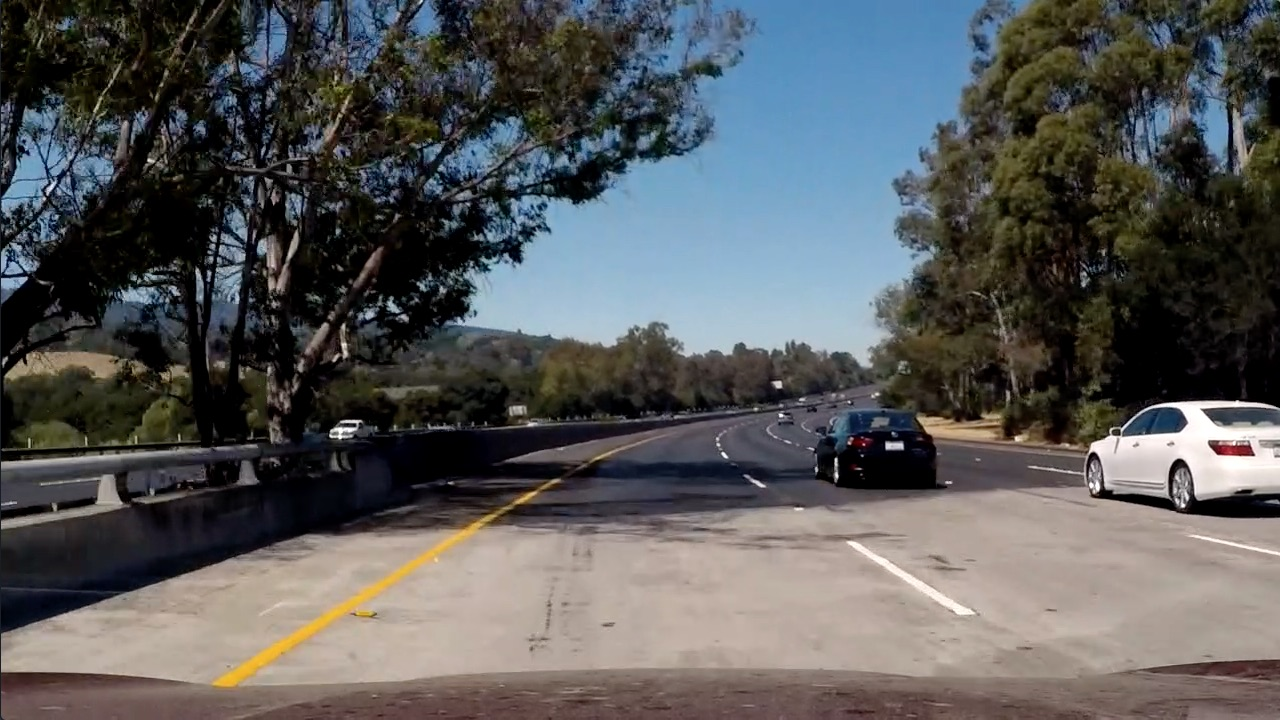
#> input picture test_images/test5.jpg, 1280 x 720 px
$ jupyter execute --allow-errors Advanced_Lane_Lines.ipynb   (shell and % lines are left out)   (older library calls are emulated)
#> lines starting #> are read from the running program, lines starting #| are printed output that depends on the picture; after the words box and inside, x2 and y2 are one past the last pixel; in counts of white or black regions, pixels touching at a corner belong together
# In this project, my goal is to write a software pipeline to identify the lane boundaries in a video from a front-facing camera on a car

[cell 1]
import numpy as np
import cv2
import matplotlib.pyplot as plt
import matplotlib.image as mpimg
import glob
import pickle
from moviepy.editor import VideoFileClip
from IPython.display import HTML

nx = 9 #the number of inside Chessboard corners in x
ny = 6 #the number of inside Chessboard corners in y
cal_path = './camera_cal/calibration*.jpg'

img_width = 1280
img_height = 720

#Hardcode source 4 points to warp
src_left_bottom = [200, 720]
src_left_top = [595, 450]
src_right_top = [685, 450]
src_right_bottom = [1100, 720]

#Hardcode destination 4 points on warped image
dst_left_bottom = [300, 720]
dst_left_top = [300, 0]
dst_right_top = [980, 0]
dst_right_bottom = [980, 720]

#Diff between left and right curveture in metres
diff_curv_margin = 200
#Diff between top and bottom curveture distance in metres
diff_top_bottom_margin = 0.5

output_video_path = './lane_plotted_output2.mp4'
path_to_clip = "./project_video.mp4"

## Setup part:

[cell 2]
#Camera calibration
#objpoints, imgpoints  = camera_calibration()
# points_dictionary = {"objpoints": objpoints, "imgpoints": imgpoints}
# pickle.dump(points_dictionary, open( "wide_dist_pickle.p", "wb" ))

#Setup chessboards params
dist_pickle = pickle.load( open( "wide_dist_pickle.p", "rb" ) )
#> (reads wide_dist_pickle.p from the repository)
#> (the call stopped at in start_detecting_lines, `clip1 = VideoFileClip(path_to_clip)`: moviepy is not available in this run)
#> further down, image is the input picture: shape (720, 1280, 3); mean R, G, B 88.5, 89.3, 89.8
objpoints = dist_pickle["objpoints"]
imgpoints = dist_pickle["imgpoints"]

#Setup camera params
ret, mtx, dist, rvecs, tvecs = cv2.calibrateCamera(objpoints, imgpoints, (img_height, img_width), None, None)

#Setup warp params
src = np.float32([src_left_bottom, src_left_top, src_right_top, src_right_bottom])
dst = np.float32([dst_left_bottom, dst_left_top, dst_right_top, dst_right_bottom])
M = cv2.getPerspectiveTransform(src, dst)
Minv = cv2.getPerspectiveTransform(dst, src)

#Setup plot params
# Define conversions in x and y from pixels space to meters
ploty = np.linspace(0, img_height-1, img_height )
ym_per_pix = 30/720 # meters per pixel in y dimension
xm_per_pix = 3.7/680 # meters per pixel in x dimension
y_eval = np.max(ploty)

## Definitions of all used functions:

[cell 3]
# [27 lines left out: function camera_calibration, not called in this run]

[cell 4]
def cal_undistort(img, objpoints, imgpoints):
    undistorted = cv2.undistort(img, mtx, dist, None, mtx)
#> in combined_threshold, `HLS = cv2.cvtColor(image, cv2.COLOR_RGB2HLS)`: HLS: shape (720, 1280, 3); mean of channels 0, 1, 2 55.5, 89.2, 70.1
    return undistorted

[cell 5]
def sobel_thresh(img, sobel_type='x', sobel_kernel=3, sobel_thresh=(0,255)):

    # Apply the following steps to img
    # 1) Convert to grayscale
    # 2) Take the derivative in x or y given orient = 'x' or 'y' or 'xy' or 'yx' or 'dir' for gradient direction
    # 3) Take the absolute value of the derivative or gradient
    # 4) Scale to 8-bit (0 - 255) then convert to type = np.uint8. For gradient direction take arctang.
    # 5) Create a mask of 1's where the scaled gradient magnitude
            # is > thresh_min and < thresh_max
    # 6) Return this mask as your binary_output image

#> called with sobel_type = 'x', sobel_kernel = 5, sobel_thresh = (100, 255)
    gray = cv2.cvtColor(img, cv2.COLOR_RGB2GRAY)
    sobelx = cv2.Sobel(gray, cv2.CV_64F,1,0, ksize= sobel_kernel)
    sobely = cv2.Sobel(gray, cv2.CV_64F,0,1, ksize= sobel_kernel)

    if (sobel_type == 'x'):
        absolute = np.absolute(sobelx)
    elif (sobel_type == 'y'):
        absolute = np.absolute(sobely)
    elif ((sobel_type == 'xy') | (sobel_type == 'yx')):
        absolute = np.sqrt(np.square(sobelx) + np.square(sobely))

    if (sobel_type == 'dir'):
        scaled = np.arctan2(np.absolute(sobely), np.absolute(sobelx))
    else:
        scaled = np.uint8(255*absolute/np.max(absolute))

    binary_output = np.zeros_like(scaled)
    binary_output[(scaled > sobel_thresh[0]) & (scaled < sobel_thresh[1])] = 1
    return binary_output

[cell 6]
def warp_img(undistorted, inverse=False):
    img_size = (img_width, img_height)

    if (inverse):
        warped = cv2.warpPerspective(undistorted, Minv, img_size)
    else:
        warped = cv2.warpPerspective(undistorted, M, img_size)

    return warped

[cell 7]
def combined_threshold(image, thresh=(100,255)):
    #image should be undistorted
    R_channel = image[:,:,0]
    R_binary = np.zeros_like(R_channel)
    R_binary[(R_channel > thresh[0]) & (R_channel <= thresh[1])] = 1

    HLS = cv2.cvtColor(image, cv2.COLOR_RGB2HLS)
    S_channel = HLS[:,:,2]
    S_binary = np.zeros_like(S_channel)
    S_binary[(S_channel > thresh[0]) & (S_channel <= thresh[1])] = 1

    gradx = sobel_thresh(image, sobel_type='x', sobel_kernel=5, sobel_thresh=(thresh[0], thresh[1]))
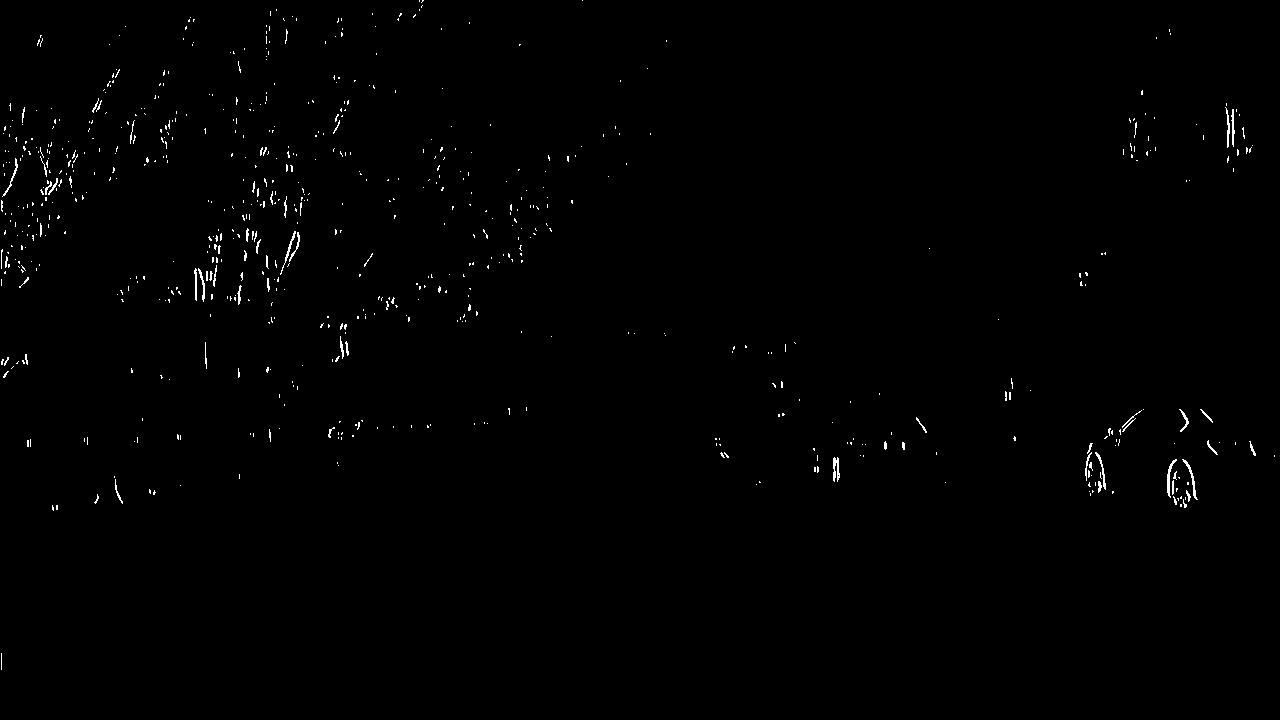
#> gradx: shape (720, 1280); values 0 (black) and 1 (white), 0.59% white in thin lines or dots
    grady = sobel_thresh(image, sobel_type='y', sobel_kernel=5, sobel_thresh=(thresh[0], thresh[1]))
#> grady: shape (720, 1280); values 0 (black) and 1 (white), 0.53% white in thin lines or dots
    mag_binary = sobel_thresh(image, sobel_type='xy', sobel_kernel=9, sobel_thresh=(thresh[0], thresh[1]))
#> mag_binary: shape (720, 1280); values 0 (black) and 1 (white), 1.2% white in thin lines or dots
    dir_binary = sobel_thresh(image, sobel_type='dir', sobel_kernel=15, sobel_thresh=(0.7, 1.3))
#> dir_binary: shape (720, 1280) float64; values 0 (black) and 1 (white), 35.8% white; 6801 white regions (5222 under 20 px), largest, box (x1, y1, x2, y2) and area: (802, 529, 1152, 675) 10149, (687, 7, 897, 238) 9729, (534, 232, 734, 422) 7390

    combined = np.zeros_like(dir_binary)
    combined[(((gradx == 1) | (grady == 1)) & (mag_binary == 1) | ((S_binary == 1) & (R_binary == 1))) & (dir_binary == 1)] = 1
    return combined

[cell 8]
# [84 lines left out: function sliding_window, not called in this run]

[cell 9]
# [21 lines left out: function already_detected, not called in this run]

[cell 10]
# [22 lines left out: function plot_lane_surface, not called in this run]

[cell 11]
# [21 lines left out: function measure_curvature_and_offset, not called in this run]

## Class of line. Decide if we calculate sliding window from scratch or use previous one, then plot the average of 5 last polynomial coefficients:

[cell 12]
class Line():
    def __init__(self):
        # was the line detected in the last iteration?
        self.detected = False
        #counter for the bad detection. If counter == 3 then we recalculate sliding window
        self.bad_detected_count = 0
        self.bad_detected_flag = False
        #polynomial coefficients for the most recent left fit
        self.current_left_fit = None
        #polynomial coefficients for the most recent right fit
        self.current_right_fit = None
        #history of polynomial coefficients for the left fit
        self.left_fit = []
        #history of polynomial coefficients for the right fit
        self.right_fit = []
        #counter for calculate curvature. We measure every tenth frame
        self.counter = 0
        #curvature measure string
        self.label_str_curv = None
        #offset measure string
        self.label_str_offset = None

    def start_detecting_lines(self, video):
        clip1 = VideoFileClip(path_to_clip)
        lane_plotted_clip = clip1.fl_image(self.process_image) #NOTE: this function expects color images!!
        lane_plotted_clip.write_videofile(output_video_path, audio=False)

    # [34 lines left out: function process_image, not called in this run]

# Start detecting lane lines:

[cell 13]
line = Line()
line.start_detecting_lines(path_to_clip)

## Some example images

#> (a cell that did not finish here is left out)

[cell 15]
image = mpimg.imread('./test_images/test5.jpg')
plt.imshow(cal_undistort(image, objpoints, imgpoints))
plt.savefig('writeup_img/test5_undistorted.png')

[cell 16]
image = mpimg.imread('./test_images/test5.jpg')
combined = combined_threshold(image)
#> combined: shape (720, 1280) float64; values 0 (black) and 1 (white), 2.6% white; 911 white regions (763 under 20 px), largest, box (x1, y1, x2, y2) and area: (720, 122, 887, 226) 4578, (254, 587, 385, 662) 1452, (842, 116, 902, 179) 804
plt.imshow(combined, cmap='gray')
#> (this line was passed over: IPython is not available in this run)
plt.savefig('writeup_img/test5_combined_threshold.png')
#> (this line was passed over: IPython is not available in this run)

[cell 17]
import matplotlib.patches as patches
image = mpimg.imread('./test_images/straight_lines1.jpg')
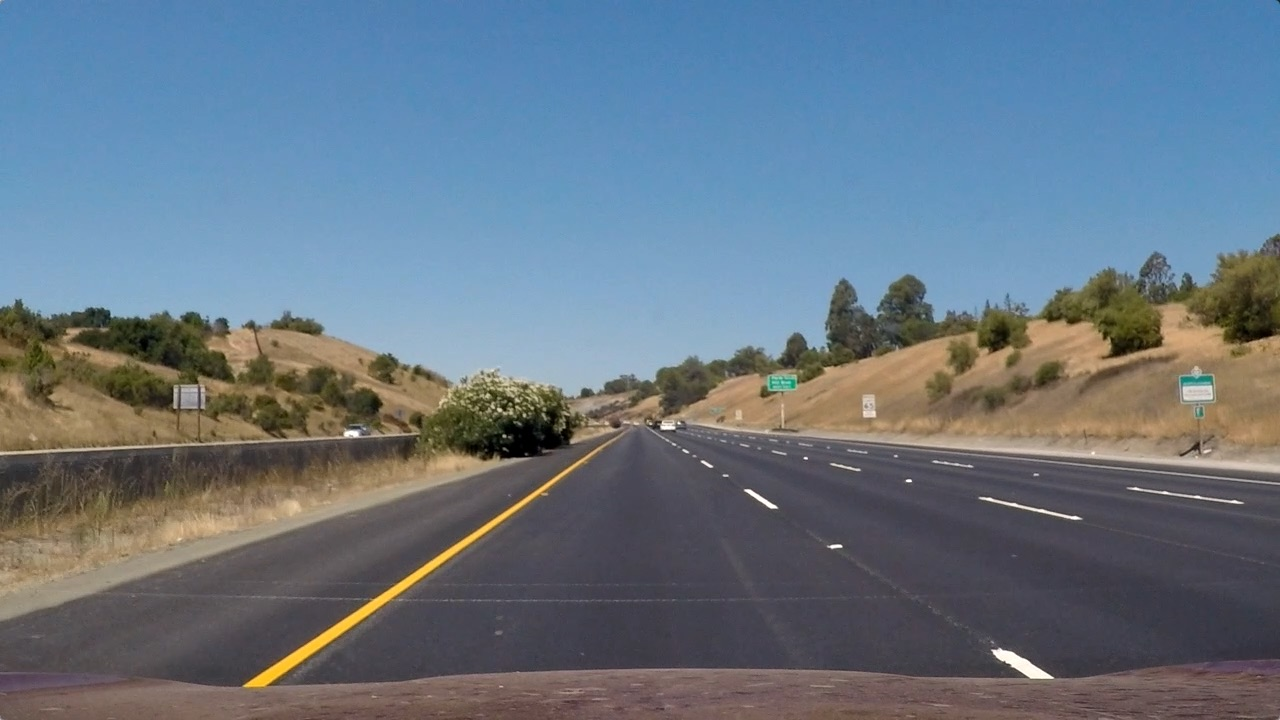
#> input picture test_images/straight_lines1.jpg, 1280 x 720 px
#> image is the input picture: shape (720, 1280, 3); mean R, G, B 103.2, 117.7, 131.2
undistorted = cal_undistort(image, objpoints, imgpoints)

x = [src_left_bottom[0], src_left_top[0], src_right_top[0], src_right_bottom[0]]
y = [src_left_bottom[1], src_left_top[1], src_right_top[1], src_right_bottom[1]]

x1 = [dst_left_bottom[0], dst_left_top[0], dst_right_top[0], dst_right_bottom[0]]
y1 = [dst_left_bottom[1], dst_left_top[1], dst_right_top[1], dst_right_bottom[1]]

warped = warp_img(undistorted)
#> (the rest of this cell did not finish here and is left out)

[cell 18]
img = mpimg.imread('./test_images/test5.jpg')
image = cal_undistort(img, objpoints, imgpoints)
combined = combined_threshold(image)
#> call 2 of combined_threshold, with thresh = (100, 255)
#> in combined_threshold (call 2), `HLS = cv2.cvtColor(image, cv2.COLOR_RGB2HLS)`: HLS: shape (720, 1280, 3); mean of channels 0, 1, 2 55.3, 90.3, 68
#> in combined_threshold (call 2), `gradx = sobel_thresh(image, sobel_type='x', sobel_kernel=5, sobel_thre..`: gradx: shape (720, 1280); values 0 (black) and 1 (white), 0.43% white in thin lines or dots, all inside (x1, y1, x2, y2) = (2, 0, 1278, 516)
#> in combined_threshold (call 2), `grady = sobel_thresh(image, sobel_type='y', sobel_kernel=5, sobel_thre..`: grady: shape (720, 1280); values 0 (black) and 1 (white), 0.52% white in thin lines or dots
#> in combined_threshold (call 2), `mag_binary = sobel_thresh(image, sobel_type='xy', sobel_kernel=9, sobe..`: mag_binary: shape (720, 1280); values 0 (black) and 1 (white), 1.1% white in thin lines or dots
#> in sobel_thresh (call 8), `scaled = np.arctan2(np.absolute(sobely), np.absolute(sobelx))`:
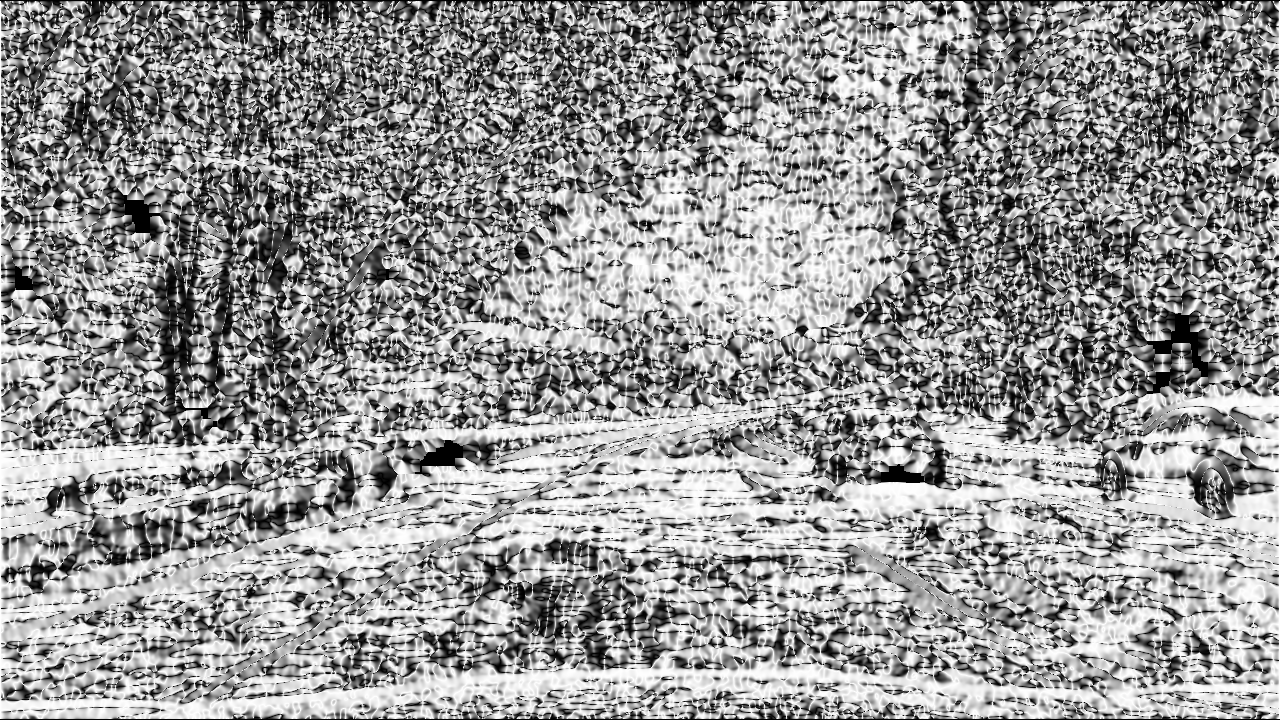
#> scaled: shape (720, 1280) float64; min 0, max 1.57, mean 0.932; drawn with min black and max white
#> in combined_threshold (call 2), `dir_binary = sobel_thresh(image, sobel_type='dir', sobel_kernel=15, so..`:
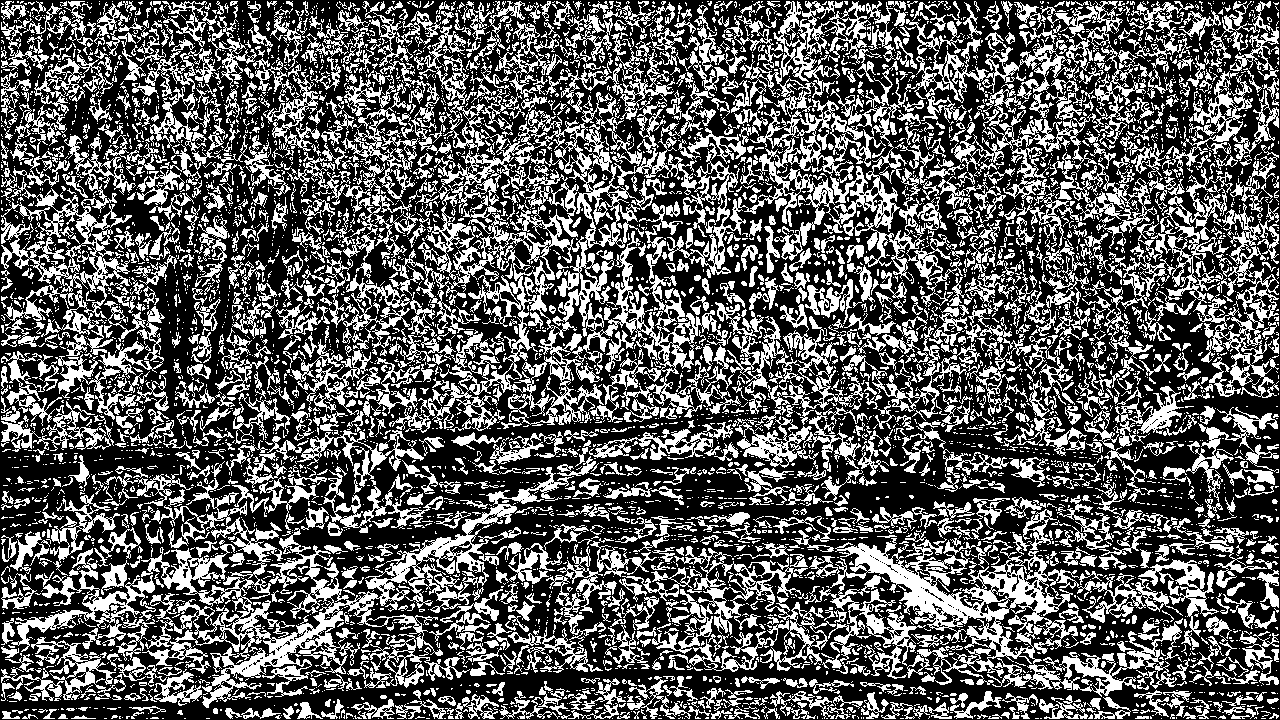
#> dir_binary: shape (720, 1280) float64; values 0 (black) and 1 (white), 36.4% white; 6360 white regions (4807 under 20 px), largest, box (x1, y1, x2, y2) and area: (389, 89, 734, 433) 28383, (805, 538, 1183, 697) 17997, (141, 467, 574, 708) 17581
binary_warped = warp_img(combined)

histogram = np.sum(binary_warped[binary_warped.shape[0]//2:,:], axis=0)
#> histogram = 1280 values, max 135.4 at index 282, min 0 at index 0, mean 5.38
plt.plot(histogram)
#> (this line was passed over: IPython is not available in this run)
#> (the rest of this cell did not finish here and is left out)
